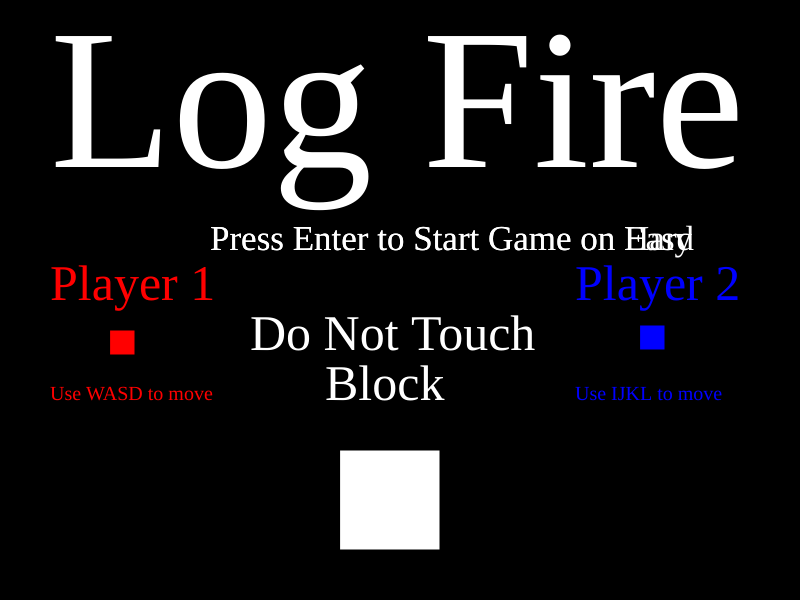
Frame 1 (no input)
Frame 60 (no input): identical to frame 1, image omitted
Frame 120 (the mouse pressed at the canvas centre since frame 60): identical to frame 1, image omitted

The p5.js sketch that drew this single still picture (run headless with seeded random() and noise() and a simulated clock; from frame 60 on, the mouse is pressed at the canvas centre):

// p5.js sketch
// ── sketch.js
//position of variables
let x1= 0;
let y1= 300;
let x2=700;
let y2=300;
let size=25
//projectile Variables
let x3=400;
let y3=300;
let x4=500;
let y4=400;
let x5=300;
let y5=200;
let projectileX=4;
let projectileY=4;
let projectileX2=5;
let projectileY2=5;
let projectileX3=6;
let projectileY3=6;

let hit= false;
let hit2= false;

let hitGamePlay2_1=false;
let hitGamePlay2_2=false;
let hitGamePlay2_3=false;
let hitGamePlay2_4=false;
let hitGamePlay2_5=false;
let hitGamePlay2_6=false;

let gamePlay = false;
let gamePlay2 = false;
function setup() {
  createCanvas(800,600);
}

function draw() {
//end game if either player is hit
if (gamePlay === true){
hit= collideRectRect(x3,y3,size*4,size*4,x1,y1,size,size);
hit2= collideRectRect(x3,y3,size*4,size*4,x2,y2,size,size);
}
if (gamePlay2 === true){
hitGamePlay2_1= collideRectRect(x3,y3,size/2,size/2,x1,y1,size,size);
hitGamePlay2_2= collideRectRect(x4,y4,size/2,size/2,x1,y1,size,size);
hitGamePlay2_3= collideRectRect(x5,y5,size/2,size/2,x1,y1,size,size);
hitGamePlay2_4= collideRectRect(x3,y3,size/2,size/2,x2,y2,size,size);
hitGamePlay2_5= collideRectRect(x4,y4,size/2,size/2,x2,y2,size,size);
hitGamePlay2_6= collideRectRect(x5,y5,size/2,size/2,x2,y2,size,size);
}
 //output statement for console
 print(hit);
 //If a player is hit the game ends
 if (hit===true || hitGamePlay2_1===true || hitGamePlay2_2===true || hitGamePlay2_3=== true){
   background(0);
   textFont('Banshee');
   fill(0,0,255);
   textSize(100);
   text('Player 2 Wins',120,300);
   textSize(35);
   fill(255);
   text('Refresh the Page to Play Again',175,400);
   noloop();
   //keep the end screen using a syntax error
 }
   if (hit2===true || hitGamePlay2_4===true || hitGamePlay2_5===true || hitGamePlay2_6=== true){
     noLoop();
     background(0);
     textFont('Banshee');
     fill(255,0,0);
     textSize(100);
     text('Player 1 Wins',120,300);
     textSize(35);
     fill(255);
     text('Refresh the Page to Play Again',175,400);
     noloop();
     //keep the end screen using a syntax error
 }
  if (gamePlay==false) {
  background(0);  //background
  fill(255);
  //Game title
  textFont('Banshee');
  textSize(200);
  text('Log Fire',50,height/3.6);
  textSize(35);
  //Player presses enter to begin game
  text('Press Enter to Start Game on Easy',210,height/2.4);
  text('Press Enter to Start Game on Hard',210,height/2.4);
  //show controls and who player 1 is
  textSize(50);
  fill(255,0,0);
  text('Player 1', 50, height/2);
  rect(110,330,25,25);
  textSize(20);
  text('Use WASD to move',50,400);
  textSize(50);
  fill(0,0,255);
  text('Player 2', 575,height/2);
  textSize(20);
  rect(640,325,25,25);
  text('Use IJKL to move',575,400);
  fill(255);
  textSize(50);
  rect(x3-60,y3+150,100,100);
  text('Do Not Touch',250,350);
  text('Block',325,400);
  }
  if (gamePlay===true){
    background(0);

    //player 1 rectangle
    fill(255,0,0);
    rect(x1,y1,size,size);
    fill(0,0,255);
    //player 2 rectangle
    rect(x2,y2,size,size);
    fill(255);
    rect(x3,y3,size*4,size*4);
    //create player 1 and player 2 boundaries
    if (y1<0){
      y1=y1+2
    }
    if (y2<0){
      y2=y2+2
    }
    if (y1>575){
      y1=y1-2
    }
    if (y2>575){
      y2-=2
    }
    if (x1<0){
      x1=x1+2
    }
    if (x1>775){
      x1=x1-2
    }
    if (x2<0){
      x2=x2+2
    }
    if (x2>775){
      x2=x2-2
    }
    x3+=projectileX;
    y3+=projectileY;
    if(y3+100>=height || y3<=0){
      projectileY= projectileY*(-1);
      //increase difficulty over time
      projectileX+=2
    }
    if(x3+100>=width || x3<=0){
      projectileX=projectileX*(-1);
    }
  }

  if (gamePlay2===true){
    background(0);

    //player 1 rectangle
    fill(255,0,0);
    rect(x1,y1,size,size);
    fill(0,0,255);
    //player 2 rectangle
    rect(x2,y2,size,size);
    fill(255);
    //enemh rectangle
    rect(x3,y3,size/2,size/2);
    rect(x4,y4,size/2,size/2);
    rect(x5,y5,size/2,size/2);
    //create player 1 and player 2 boundaries
    if (y1<0){
      y1=y1+2
    }
    if (y2<0){
      y2=y2+2
    }
    if (y1>575){
      y1=y1-2
    }
    if (y2>575){
      y2-=2
    }
    if (x1<0){
      x1=x1+2
    }
    if (x1>775){
      x1=x1-2
    }
    if (x2<0){
      x2=x2+2
    }
    if (x2>775){
      x2=x2-2
    }
    x3+=projectileX;
    y3+=projectileY;
    if(y3+12.5>=height || y3<=0){
      projectileY= projectileY*(-1);
    }
    if(x3+12.5>=width || x3<=0){
      projectileX=projectileX*(-1);
    }
    x4+=projectileX2;
    y4+=projectileY2;
    if(y4>=height || y4<=0){
      projectileY2= projectileY2*(-1);
    }
    if(x4>=width || x4<=0){
      projectileX2=projectileX2*(-1);
    }
    x5+=projectileX3;
    y5+=projectileY3;
    if(y5>=height || y5<=0){
      projectileY3= projectileY3*(-1);
    }
    if(x5>=width || x5<=0){
      projectileX3=projectileX3*(-1);
    }
  }
  //player one controls
  if (keyIsDown(87)){
    y1-=2
  }
  if (keyIsDown(65)){
    x1-=2
  }
  if (keyIsDown(83)){
    y1+=2
  }
  if (keyIsDown(68)){
    x1+=2
  }
  //player 2 controls
  if (keyIsDown(73)){
    y2-=2
  }
  if (keyIsDown(74)){
    x2-=2
  }
  if (keyIsDown(75)){
    y2+=2
  }
  if (keyIsDown(76)){
    x2+=2
  }
}
function keyPressed(){
  //detect whether to start the game
  if (keyCode === 13){
    //clear the canvas and have players appear
    gamePlay = true;
    }
  if (keyCode === 8){
    gamePlay2 = true;
    }
  }
